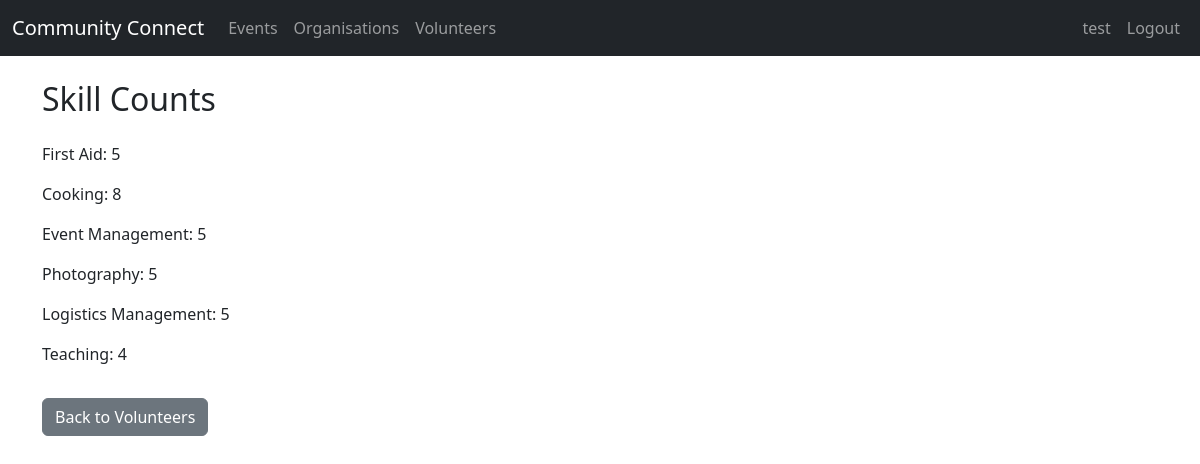
The page /volunteers/stats (signed in) on the database its author committed.
### tables this page shows
CREATE TABLE Skills (
    SkillID INTEGER PRIMARY KEY AUTOINCREMENT,
    Name TEXT NOT NULL,
    Description TEXT
);

### app.py (the view)
@app.route("/volunteers/stats", methods=["GET", "POST"])
@login_required
def volunteer_stats():
    db = get_db()
    skillcount = db.execute(
        """SELECT s.Name, COUNT(*) AS SkillCount
           FROM Volunteers v
           JOIN VolunteerSkills vs ON v.VolunteerID = vs.VolunteerID
           JOIN Skills s ON vs.SkillID = s.SkillID
           GROUP BY vs.SkillID""").fetchall()
    return render_template("volunteer_stats.html", skillcount=skillcount)

### app.py (called while the page is built)
def get_db():
    db = getattr(g, "_database", None)
    if db is None:
        db = g._database = sqlite3.connect(DATABASE)
        db.row_factory = sqlite3.Row
    return db

@app.teardown_appcontext
def close_connection(exception):
    db = getattr(g, "_database", None)
    if db is not None:
        db.close()

def login_required(f):
    @wraps(f)
    def decorated_function(*args, **kwargs):
        if "user_id" not in session:
            flash("Please log in first.", "error")
            return redirect(url_for("login"))
        return f(*args, **kwargs)
    return decorated_function

### templates/volunteer_stats.html
{% extends "base.html" %}
{% block content %}
<h2 class="mb-4">Skill Counts</h2>
{% for skill in skillcount %}
<p>{{skill.Name}}: {{ skill.SkillCount }}</p>
{% endfor %}
<a href="{{ url_for('list_volunteers') }}" class="btn btn-secondary mt-3">Back to Volunteers</a>
{% endblock %}

### rows shown on the page
Skills: Name "First Aid", SkillCount "5"
Skills: Name "Cooking", SkillCount "8"
Skills: Name "Event Management", SkillCount "5"
Skills: Name "Photography", SkillCount "5"
Skills: Name "Logistics Management", SkillCount "5"
Skills: Name "Teaching", SkillCount "4"

### other values the page prints
{{ session.get('name', 'Dashboard') }} "test"
